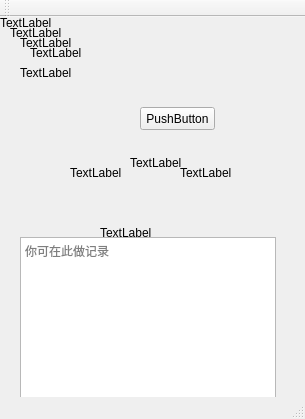
<?xml version="1.0" encoding="UTF-8"?>
<ui version="4.0">
 <class>MainWindow</class>
 <widget class="QMainWindow" name="MainWindow">
  <property name="geometry">
   <rect>
    <x>0</x>
    <y>0</y>
    <width>305</width>
    <height>419</height>
   </rect>
  </property>
  <property name="windowTitle">
   <string>MainWindow</string>
  </property>
  <widget class="QWidget" name="centralWidget">
   <widget class="QLabel" name="angle_num">
    <property name="geometry">
     <rect>
      <x>20</x>
      <y>50</y>
      <width>54</width>
      <height>12</height>
     </rect>
    </property>
    <property name="text">
     <string>TextLabel</string>
    </property>
   </widget>
   <widget class="QLabel" name="angle_tan">
    <property name="geometry">
     <rect>
      <x>180</x>
      <y>150</y>
      <width>54</width>
      <height>12</height>
     </rect>
    </property>
    <property name="text">
     <string>TextLabel</string>
    </property>
   </widget>
   <widget class="QLabel" name="angle_cot">
    <property name="geometry">
     <rect>
      <x>130</x>
      <y>140</y>
      <width>54</width>
      <height>12</height>
     </rect>
    </property>
    <property name="text">
     <string>TextLabel</string>
    </property>
   </widget>
   <widget class="QLabel" name="angle_sin">
    <property name="geometry">
     <rect>
      <x>70</x>
      <y>150</y>
      <width>54</width>
      <height>12</height>
     </rect>
    </property>
    <property name="text">
     <string>TextLabel</string>
    </property>
   </widget>
   <widget class="QLabel" name="angle_cos">
    <property name="geometry">
     <rect>
      <x>100</x>
      <y>210</y>
      <width>54</width>
      <height>12</height>
     </rect>
    </property>
    <property name="text">
     <string>TextLabel</string>
    </property>
   </widget>
   <widget class="QPushButton" name="setAngleBtn">
    <property name="geometry">
     <rect>
      <x>140</x>
      <y>90</y>
      <width>75</width>
      <height>23</height>
     </rect>
    </property>
    <property name="text">
     <string>PushButton</string>
    </property>
   </widget>
   <widget class="QLabel" name="tan_Val">
    <property name="geometry">
     <rect>
      <x>110</x>
      <y>250</y>
      <width>54</width>
      <height>12</height>
     </rect>
    </property>
    <property name="text">
     <string>TextLabel</string>
    </property>
   </widget>
   <widget class="QLabel" name="cot_Val">
    <property name="geometry">
     <rect>
      <x>0</x>
      <y>0</y>
      <width>54</width>
      <height>12</height>
     </rect>
    </property>
    <property name="text">
     <string>TextLabel</string>
    </property>
   </widget>
   <widget class="QLabel" name="sin_Val">
    <property name="geometry">
     <rect>
      <x>10</x>
      <y>10</y>
      <width>54</width>
      <height>12</height>
     </rect>
    </property>
    <property name="text">
     <string>TextLabel</string>
    </property>
   </widget>
   <widget class="QLabel" name="cos_Val">
    <property name="geometry">
     <rect>
      <x>20</x>
      <y>20</y>
      <width>54</width>
      <height>12</height>
     </rect>
    </property>
    <property name="text">
     <string>TextLabel</string>
    </property>
   </widget>
   <widget class="QLabel" name="angle_Val">
    <property name="geometry">
     <rect>
      <x>30</x>
      <y>30</y>
      <width>54</width>
      <height>12</height>
     </rect>
    </property>
    <property name="text">
     <string>TextLabel</string>
    </property>
   </widget>
   <widget class="QTextBrowser" name="textBrowser">
    <property name="geometry">
     <rect>
      <x>20</x>
      <y>220</y>
      <width>256</width>
      <height>161</height>
     </rect>
    </property>
    <property name="documentTitle">
     <string/>
    </property>
    <property name="lineWrapMode">
     <enum>QTextEdit::NoWrap</enum>
    </property>
    <property name="readOnly">
     <bool>false</bool>
    </property>
    <property name="placeholderText">
     <string>你可在此做记录</string>
    </property>
   </widget>
  </widget>
  <widget class="QMenuBar" name="menuBar">
   <property name="geometry">
    <rect>
     <x>0</x>
     <y>0</y>
     <width>305</width>
     <height>23</height>
    </rect>
   </property>
  </widget>
  <widget class="QToolBar" name="mainToolBar">
   <attribute name="toolBarArea">
    <enum>TopToolBarArea</enum>
   </attribute>
   <attribute name="toolBarBreak">
    <bool>false</bool>
   </attribute>
  </widget>
  <widget class="QStatusBar" name="statusBar"/>
 </widget>
 <layoutdefault spacing="6" margin="11"/>
 <resources/>
 <connections/>
</ui>
